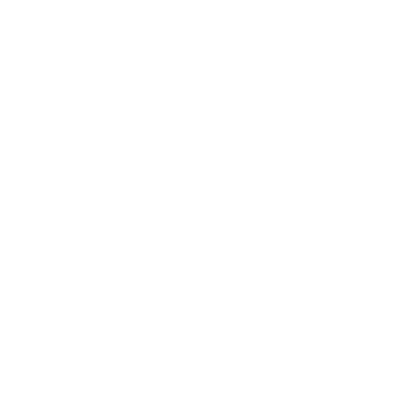
Frame 1 (no input)
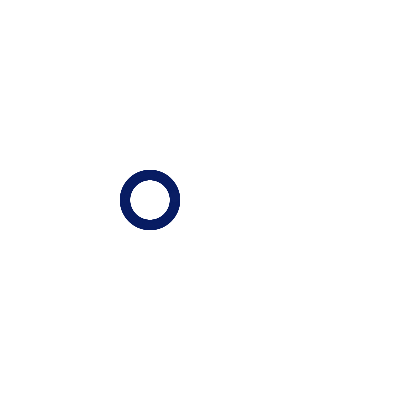
Frame 60 (no input)
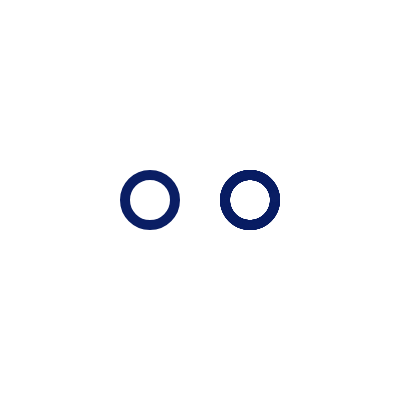
Frame 120 (the mouse pressed at the canvas centre since frame 60)

The p5.js sketch that drew these frames (run headless with seeded random() and noise() and a simulated clock; from frame 60 on, the mouse is pressed at the canvas centre):

// p5.js sketch
// ── sketch.js
let step = 0;

function setup() {
  createCanvas(400, 400);
  frameRate(60);
  angleMode(DEGREES);
  background(255);
}

function draw() {
  background(255);
  stroke(10, 30, 100);
  strokeWeight(10);
  noFill();

  // ---- 1. 小さい円（左）を描画 ----
  if (step >= 0 && step < 60) {
    let progress = step / 60;
    let maxAngle = progress * 360;
    push();
    translate(150, 200);
    for (let a = 0; a < maxAngle; a++) {
      let x1 = 25 * cos(a);
      let y1 = 25 * sin(a);
      let x2 = 25 * cos(a + 1);
      let y2 = 25 * sin(a + 1);
      line(x1, y1, x2, y2);
    }
    pop();
  } else if (step >= 60) {
    push();
    translate(150, 200);
    circle(0, 0, 50); // 完成したらそのまま表示
    pop();
  }

  // ---- 2. 小さい円（右）を描画 ----
  if (step >= 60 && step < 120) {
    let progress = (step - 60) / 60;
    let maxAngle = progress * 360;
    push();
    translate(250, 200);
    for (let a = 0; a < maxAngle; a++) {
      let x1 = 25 * cos(a);
      let y1 = 25 * sin(a);
      let x2 = 25 * cos(a + 1);
      let y2 = 25 * sin(a + 1);
      line(x1, y1, x2, y2);
    }
    pop();
  } else if (step >= 120) {
    push();
    translate(250, 200);
    circle(0, 0, 50);
    pop();
  }

  // ---- 3. 大きい円（中央）を描画 ----
  if (step >= 120 && step < 210) {
    let progress = (step - 120) / 90;
    let maxAngle = progress * 360;
    push();
    translate(200, 200);
    // 白い背景（塗りつぶし）
    noStroke();
    fill(255);
    circle(0, 0, 90);
    noFill();
    stroke(10, 30, 100);
    strokeWeight(10);
    for (let a = 0; a < maxAngle; a++) {
      let x1 = 45 * cos(a);
      let y1 = 45 * sin(a);
      let x2 = 45 * cos(a + 1);
      let y2 = 45 * sin(a + 1);
      line(x1, y1, x2, y2);
    }
    pop();
  } else if (step >= 210) {
    push();
    translate(200, 200);
    fill(255);
    circle(0, 0, 90);
    noFill();
    stroke(10, 30, 100);
    strokeWeight(10);
    circle(0, 0, 90);
    pop();
  }

  // ---- 4. 斜め線を描く ----
  if (step >= 210 && step < 240) {
    let t = (step - 210) / 30;
    let x1 = 160;
    let y1 = 225;
    let x2 = lerp(160, 240, t);
    let y2 = lerp(230, 175, t);
    line(x1, y1, x2, y2);
  } else if (step >= 240) {
    line(160, 225, 240, 175);
  }

  // ---- 5. テキスト（フェードイン）----
  if (step > 240) {
    let t = constrain((step - 240) / 60, 0, 1);
    let moveY = lerp(20, 0, t);
    let alpha = t * 255;
    fill(10, 30, 100, alpha);
    noStroke();
    textSize(22);
    textAlign(CENTER);
    text("大阪産業大学", width / 2, 300 + moveY);
  }

  step++;
}
